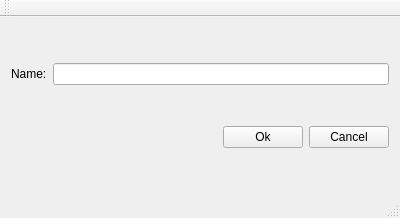
<?xml version="1.0" encoding="UTF-8"?>
<ui version="4.0">
 <class>MainWindow</class>
 <widget class="QMainWindow" name="MainWindow">
  <property name="geometry">
   <rect>
    <x>0</x>
    <y>0</y>
    <width>400</width>
    <height>218</height>
   </rect>
  </property>
  <property name="windowTitle">
   <string>MainWindow</string>
  </property>
  <widget class="QWidget" name="centralWidget">
   <layout class="QVBoxLayout" name="verticalLayout">
    <item>
     <layout class="QHBoxLayout" name="horizontalLayout">
      <item>
       <widget class="QLabel" name="label">
        <property name="text">
         <string>Name:</string>
        </property>
       </widget>
      </item>
      <item>
       <widget class="QLineEdit" name="lineEdit"/>
      </item>
     </layout>
    </item>
    <item>
     <layout class="QHBoxLayout" name="horizontalLayout_2">
      <item>
       <spacer name="horizontalSpacer">
        <property name="orientation">
         <enum>Qt::Horizontal</enum>
        </property>
        <property name="sizeHint" stdset="0">
         <size>
          <width>20</width>
          <height>20</height>
         </size>
        </property>
       </spacer>
      </item>
      <item>
       <widget class="QPushButton" name="pushButton">
        <property name="text">
         <string>Ok</string>
        </property>
       </widget>
      </item>
      <item>
       <widget class="QPushButton" name="pushButton_2">
        <property name="text">
         <string>Cancel</string>
        </property>
       </widget>
      </item>
     </layout>
    </item>
   </layout>
  </widget>
  <widget class="QMenuBar" name="menuBar">
   <property name="geometry">
    <rect>
     <x>0</x>
     <y>0</y>
     <width>400</width>
     <height>20</height>
    </rect>
   </property>
  </widget>
  <widget class="QToolBar" name="mainToolBar">
   <attribute name="toolBarArea">
    <enum>TopToolBarArea</enum>
   </attribute>
   <attribute name="toolBarBreak">
    <bool>false</bool>
   </attribute>
  </widget>
  <widget class="QStatusBar" name="statusBar"/>
 </widget>
 <layoutdefault spacing="6" margin="11"/>
 <resources/>
 <connections/>
</ui>
